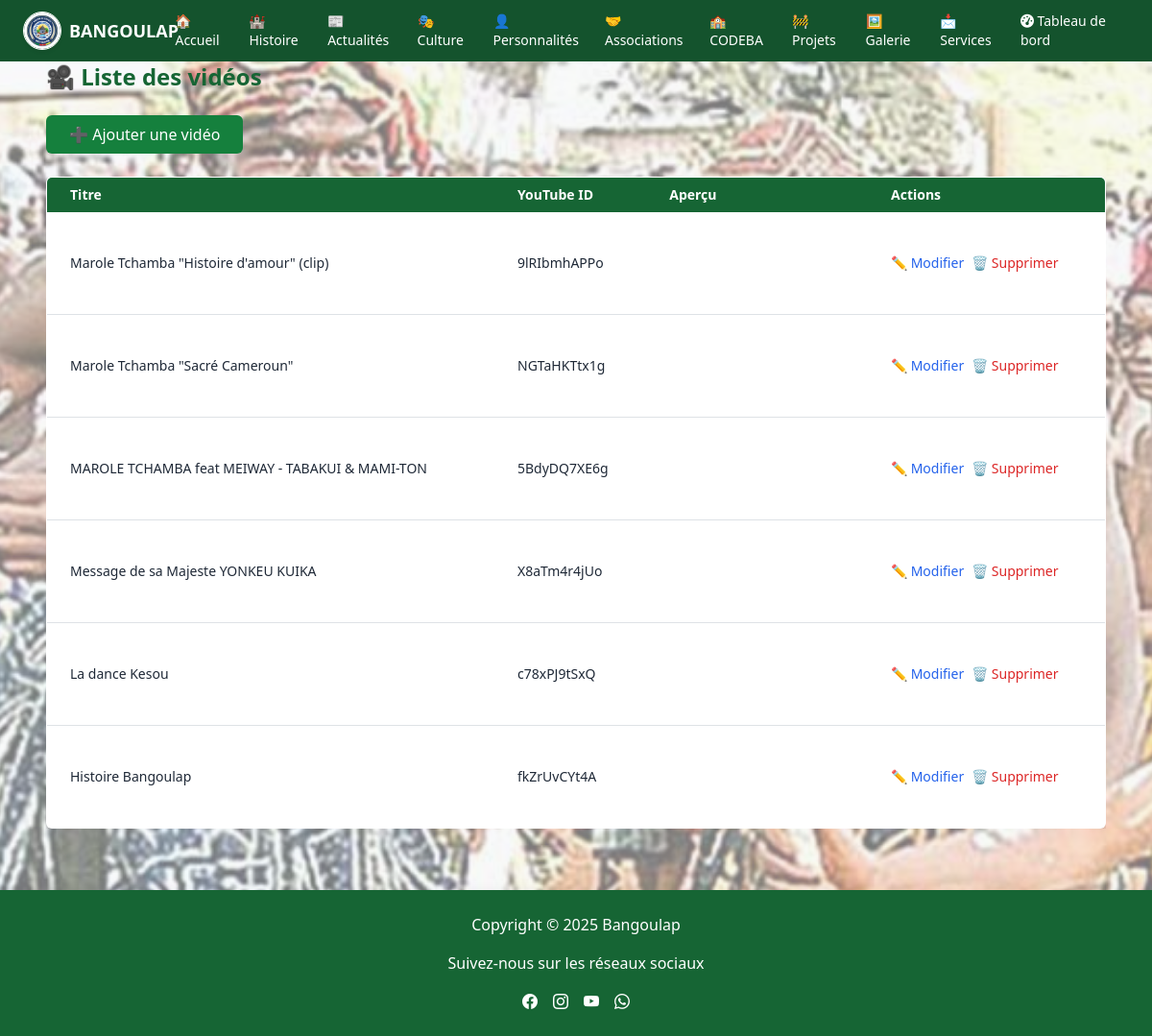
The app's page /galerie/admin/videos/ (signed in) with its own data.
### galerie/models.py (models this page shows, shortened)
class Video(models.Model):
    titre = models.CharField(max_length=200)
    youtube_id = models.CharField(max_length=50)
    date = models.DateField(auto_now_add=True)

### galerie/views.py (the view)
# urls.py: path('admin/videos/', views.admin_videos, name='admin_videos'),
@user_passes_test(is_superuser)
def admin_videos(request):
    videos = Video.objects.all().order_by('-date')
    return render(request, 'galerie/admin/videos_liste.html', {'videos': videos})

### galerie/views.py (called while the page is built)
def is_superuser(user):
    return user.is_superuser

### galerie/templates/galerie/admin/videos_liste.html (shortened to what this page needs)
{% extends "base.html" %}
{% block content %}
<div class="max-w-6xl mx-auto py-8 px-4 fade-in">
  <h1 class="text-2xl font-bold text-green-800 mb-6">🎥 Liste des vidéos</h1>
  <a href="{% url 'galerie:ajouter_video' %}" class="bg-green-700 hover:bg-green-800 text-white px-4 py-2 rounded mb-4 inline-block">
    ➕ Ajouter une vidéo
  </a>
  <div class="overflow-x-auto">
    <table class="min-w-[700px] w-full bg-white border rounded shadow overflow-hidden">
      <thead class="bg-green-800 text-white text-sm">
        <tr>
          <th class="px-4 py-2 text-left">Titre</th>
          <th class="px-4 py-2 text-left">YouTube ID</th>
          <th class="px-4 py-2 text-left">Aperçu</th>
          <th class="px-4 py-2 text-left">Actions</th>
        </tr>
      </thead>
      <tbody class="text-sm">
        {% for video in videos %}
        <tr class="border-b hover:bg-green-50">
          <td class="px-4 py-2">{{ video.titre }}</td>
          <td class="px-4 py-2">{{ video.youtube_id }}</td>
          <td class="px-4 py-2">
            <div class="w-[160px] h-[90px]">
              <iframe width="160" height="90" src="https://www.youtube.com/embed/{{ video.youtube_id }}" frameborder="0" allowfullscreen class="rounded"></iframe>
            </div>
          </td>
          <td class="px-4 py-2">
            <div class="flex flex-wrap gap-2">
              <a href="{% url 'galerie:modifier_video' video.id %}" class="text-blue-600 hover:underline">✏️ Modifier</a>
              <a href="{% url 'galerie:supprimer_video' video.id %}" class="text-red-600 hover:underline">🗑️ Supprimer</a>
            </div>
          </td>
        </tr>
        {% empty %}
        <tr>
          <td colspan="4" class="text-center text-gray-500 py-4">Aucune vidéo enregistrée.</td>
        </tr>
        {% endfor %}
      </tbody>
    </table>
  </div>
</div>
{% endblock %}

### records on screen
Video: titre "Marole Tchamba \"Histoire d'amour\" (clip)", youtube_id "9lRIbmhAPPo"
Video: titre "Marole Tchamba \"Sacré Cameroun\"", youtube_id "NGTaHKTtx1g"
Video: titre "MAROLE TCHAMBA feat MEIWAY - TABAKUI & MAMI-TON", youtube_id "5BdyDQ7XE6g"
Video: titre "Message de sa Majeste YONKEU KUIKA", youtube_id "X8aTm4r4jUo"
Video: titre "La dance Kesou", youtube_id "c78xPJ9tSxQ"
Video: titre "Histoire Bangoulap", youtube_id "fkZrUvCYt4A"
